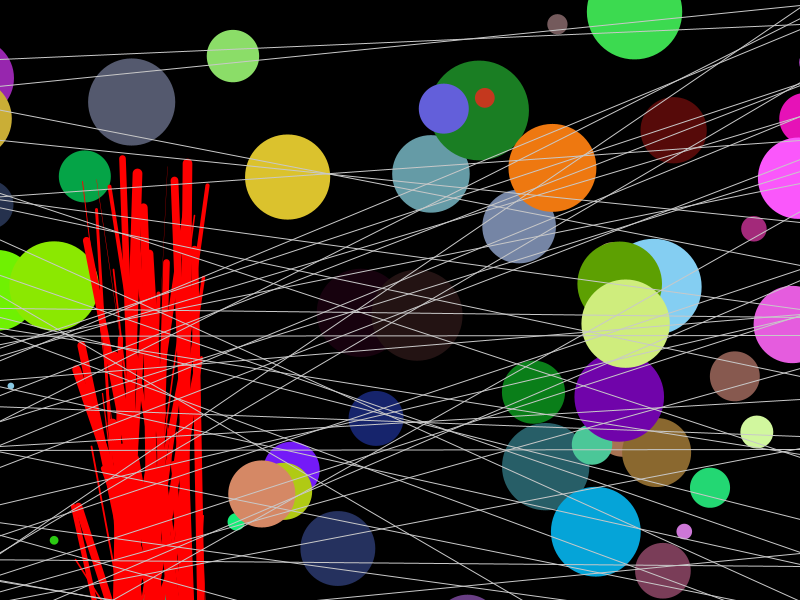
Frame 1 (no input)
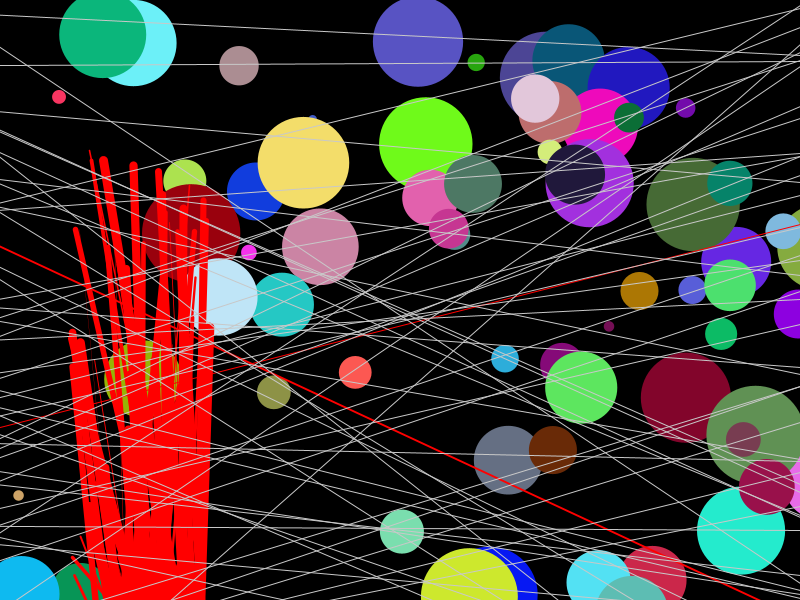
Frame 2 (the mouse pressed at the canvas centre, redrawn once)

The Processing sketch that drew these frames (run headless with seeded random() and noise(); the mouse was pressed at the canvas centre and the sketch redrawn once):

// Processing sketch: processing_61166
// ── processing_61166.pde

int totalCirc;//variavel para numero total de objectos, neste caso circulos
float posX, posY;//variaveis para a posição horizontal e vertical do circulo
float diametro;//variavel para o diametro do circulo
float r,g,b;//variaveis para a cor do circulo
float ol;//variavel para controlar a espessura do outline
float LimHori, LimVert;//variaveis para o limite vertical e horizontal


void setup(){//função que define o set up

  size(800,600);//tamanho da janela
  background(0);//cor de fundo da janela
  smooth(); //suaviza o desenho
  totalCirc = 200;//numero total de circulos (controlo do loop)
  LimHori = 800;//digo que o limite horizontal é 800
  LimVert = 600;// digo que o limite vertical é 600
  frameRate(10);// número de 'imagens' que processa por segundo
  noLoop();//não repete o desenho
}

void draw(){//função que define o desenho
  
   background(0);//fundo preto
   noStroke ();//sem outline
   fill (255);//cor
   

      for ( int i = 0; i <totalCirc; i++)//ciclo da ellipse que gera um número até 199 objectos
  {
     posX = random (width/2-LimHori, width/2 +LimHori);//gerar um numero para posição horizonral 
     posY = random (height/2-LimVert, height/2 + LimVert);//gerar um numero para posição vertical
     diametro = random (5, 100);//gerar um diametro entre 5 e 100
     r = random(255);//gerar um valor para a componente vermelha entre 0 e 255
     g = random(255);//gerar um valor para a componente verde entre 0 e 255
     b = random(255);//gerar um valor para a componente azul entre 0 e 255
     ol = random (1,10);//gerar um valor para a espessura do stroke (outline), neste caso de 1 a 10
     
     strokeWeight(ol);//gera um valor de 1 a 10 para o outline
     fill(r,g,b);//cor
     ellipse ( posX, posY, diametro, diametro);//desenhar a elipse com os valores gerados
  }



     for (int i=0; i<100; i=i+1)//ciclo da linha que gera um número até 99 objectos
      {
        
        stroke(255,0,0);//cor da linha
        strokeWeight(random(10));//gera um valor de 1 a 10 para o outline
        line (random(height/5-10, width/5+50), random(700, width), random(height/5-50, width/5+50), random(150, width));//desenhar uma linha com os valores gerados
         
     }
     
     for (int e=0; e<100; e=e+1)//ciclo da linha que gera um número até 99 objectos
     {
       
         if (random(100) > 50)//gera um numero aleatório entre 1 e 100, no caso do numero gerado for maior que 50
     
     {
     
         line (random(width/2-LimHori), random(width/4+LimVert), 800, random(0, width));//desenhar uma linha com os valores gerados  
       
     }   else//senão
     
     {
         stroke(200);//desenha uma linha com espessura de 200
     }
     
       strokeWeight(1);//espessura da linha
   
   }
   
   
   
}
